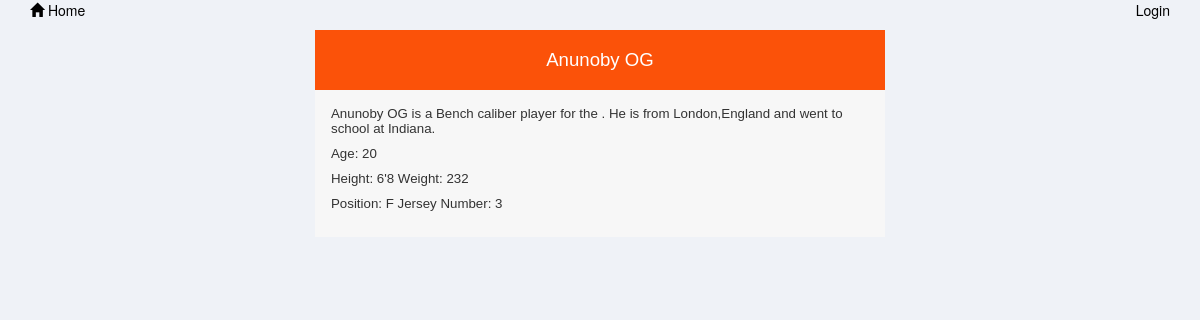
/team/1/players/1/, run on the app's committed database.
### database_setup.py (models this page shows, shortened)
class Player(Base):
    __tablename__ = 'player'
    firstName = Column(String(250), nullable=False)
    lastName = Column(String(250), nullable=False)
    playerNum = Column(Integer, nullable=False)
    id = Column(Integer, primary_key=True)
    position = Column(String(250))
    height = Column(String(250))
    weight = Column(String(250))
    age = Column(Integer, nullable=False)
    college = Column(String(250))
    birthplace = Column(String(250))
    role = Column(String(250))
    team_id = Column(Integer, ForeignKey('team.id'))
    team = relationship(Team, backref=backref('player', cascade='all, delete'))
    user_id = Column(Integer, ForeignKey('user.id'))
    user = relationship(User, backref='items')

### application.py (the view)
@app.route('/team/<int:team_id>/players/<int:player_id>/playerinfo/')
@app.route('/team/<int:team_id>/players/<int:player_id>/')
def showPlayerInfo(team_id, player_id):
    players = session.query(Player).filter_by(id=player_id)
    team = session.query(Team).filter_by(id=team_id).one()
    return render_template('playerinfo.html', players=players, team=team)

### templates/playerinfo.html (shortened to what this page needs)
<html>
<head>
    <link rel=stylesheet type=text/css href="{{ url_for('static', filename='styles.css') }}">
</head>
<body>
    {% extends "main.html" %}
    {% block content %}
    {% include "header.html" %}
    <div class='pane infoPages'>
        {% for i in players %}
        <h1> {{i.firstName}} {{i.lastName}} </h1>
        <p>
            {{i.firstName}} {{i.lastName}} is a {{i.role}} caliber player for the {{i.name}}.
            He is from {{i.birthplace}} and went to school at {{i.college}}.
        </p>
        <p> Age: {{i.age}}</p>
        <p> Height: {{i.height}}           Weight: {{i.weight}} </p>
        <p> Position: {{i.position}}       Jersey Number: {{i.playerNum}} </p>
        {% endfor %}
    </div>
    {% endblock %}

### static/styles.css (style rules this page uses)
body { background-color: #eff2f7; }
body, html { margin:0; padding:0; }
.infoPages { font: 95% Arial, Helvetica, sans-serif; max-width: 50%; margin: 10px auto; padding: 16px; background: #F7F7F7; }
.entryForm h1, .infoPages h1, .infoPages h2 { background: #fb5209; padding: 20px 0; font-size: 140%; font-weight: 300; text-align: center; color: #fff; margin: -16px -16px 16px -16px; }

### data on the page
Player: firstName "Anunoby", lastName "OG", role "Bench", birthplace "London,England", college "Indiana", age "20", height "6'8", weight "232", position "F", playerNum "3"
